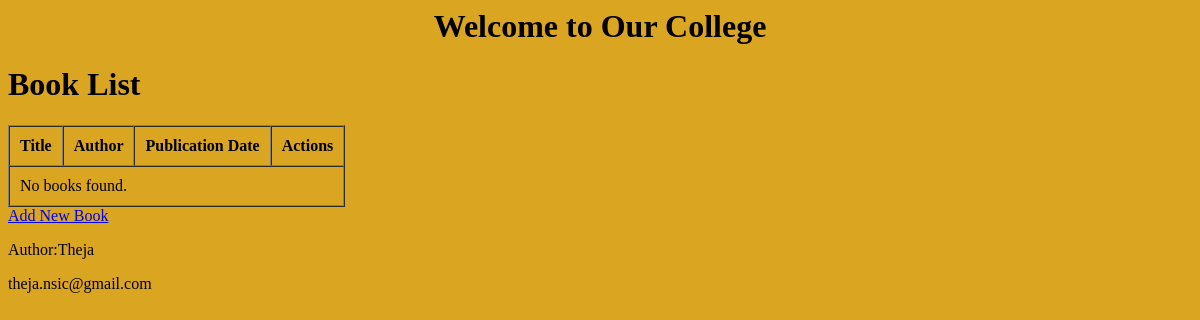
Before: / with the older database file.
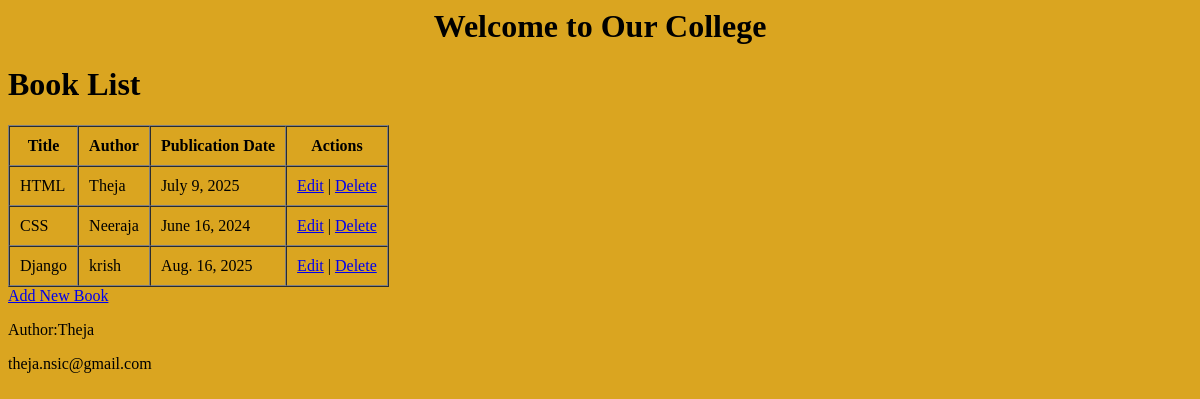
After: the same page with the newer database file.
### myapp/models.py (models this page shows, shortened)
class Book(models.Model):
    title = models.CharField(max_length=100)
    author = models.CharField(max_length=50)
    publication_date = models.DateField()

### myapp/views.py (the view)
# urls.py: path('', BookListView.as_view(), name='book_list'),
class BookListView(ListView):
    model = Book
    context_object_name = 'books'  # Optional: specify the context variable name in templates
    template_name = 'book_list.html'  # Optional: specify custom template

### myapp/templates/book_list.html (shortened to what this page needs)
{% extends "master.html" %}
{% block content %}
<h1>Book List</h1>
<table border="1" cellpadding="10" cellspacing="0">
    <thead>
        <tr>
            <th>Title</th>
            <th>Author</th>
            <th>Publication Date</th>
            <th>Actions</th>
        </tr>
    </thead>
    <tbody>
        {% for book in books %}
        <tr>
            <td>{{ book.title }}</td>
            <td>{{ book.author }}</td>
            <td>{{ book.publication_date }}</td>
            <td>
                <a href="{% url 'book_update' book.id %}">Edit</a> |
                <a href="{% url 'book_delete' book.id %}">Delete</a>
            </td>
        </tr>
        {% empty %}
        <tr><td colspan="4">No books found.</td></tr>
        {% endfor %}
    </tbody>
</table>
<a href="{% url 'book_create' %}">Add New Book</a>
{% endblock %}

### myapp/templates/master.html (shortened to what this page needs)
<html>
<head></head>
<body bgcolor="goldenrod">
<h1 align="center"> Welcome to Our College</h1>
{% block content %}
{% endblock %}
<p>Author:Theja</p>
<p>theja.nsic@gmail.com</p>
</body>
</html>

Changed rows visible on the page:
added Book: title "HTML", author "Theja", publication_date "July 9, 2025"
added Book: title "CSS", author "Neeraja", publication_date "June 16, 2024"
added Book: title "Django", author "krish", publication_date "Aug. 16, 2025"
Other visible differences:
text no longer shown: "No books found."
